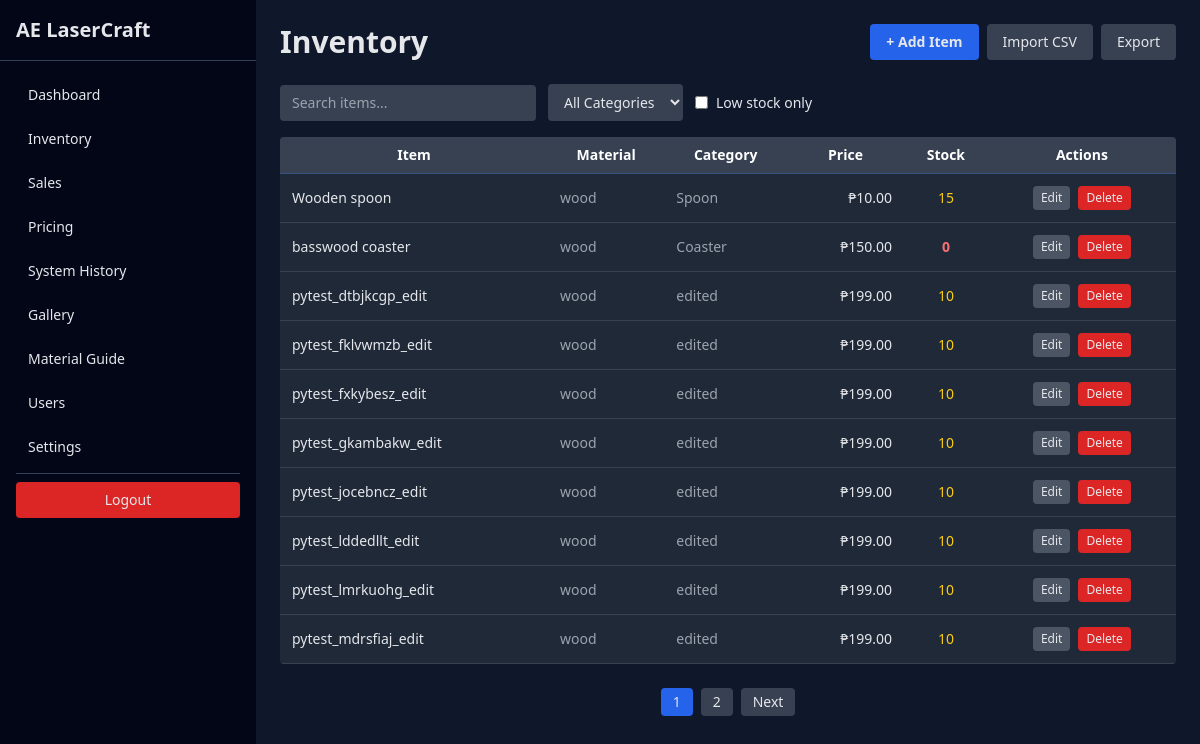
Before: /inventory (signed in) with the older database file.
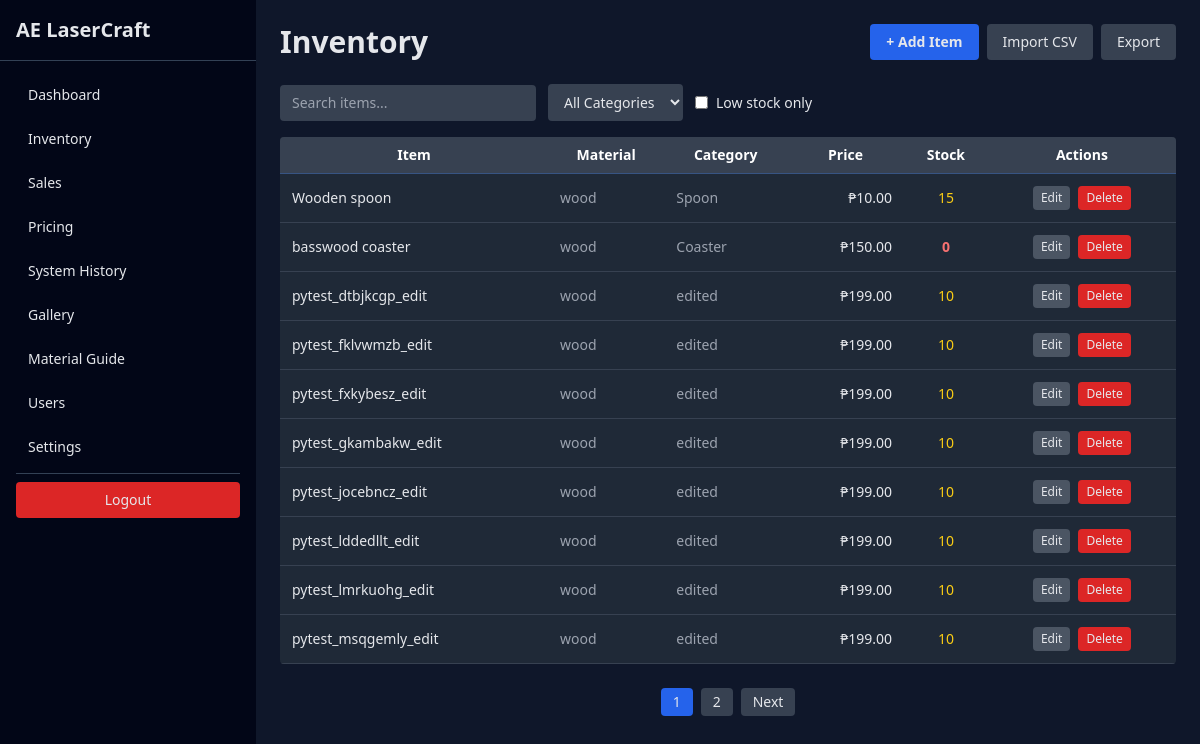
After: the same page with the newer database file.
### tables this page shows
CREATE TABLE products (
        id INTEGER PRIMARY KEY,
        name TEXT UNIQUE,
        price REAL,
        stock INTEGER
    , is_deleted INTEGER DEFAULT 0, category TEXT DEFAULT 'product', material_type TEXT);

### app.py (the view)
@app.route("/inventory")
@login_required
def inventory():
    if current_user.role not in ["admin", "staff"]:
        return redirect("/")
    page = int(request.args.get("page", 1))
    per_page = 10
    offset = (page - 1) * per_page
    conn = connect()
    c = conn.cursor()
    c.execute("SELECT COUNT(*) FROM products WHERE is_deleted = 0")
    total = c.fetchone()[0]
    pages = ceil(total / per_page)
    c.execute("""
        SELECT id, name, material_type, category, price, stock
        FROM products
        WHERE is_deleted = 0
        ORDER BY name
        LIMIT ? OFFSET ?
    """, (per_page, offset))
    items = c.fetchall()
    conn.close()
    return render_template(
        "inventory.html",
        items=items,
        is_admin=current_user.role == "admin",
        page=page,
        pages=pages
    )

### app.py (called while the page is built)
def load_user_settings_safe():
    if not current_user.is_authenticated:
        return {}
    conn = connect()
    c = conn.cursor()
    c.execute(
        "SELECT settings FROM user_settings WHERE user_id = ?",
        (current_user.id,)
    )
    row = c.fetchone()
    conn.close()
    if not row or not row[0]:
        return {}
    try:
        return json.loads(row[0])
    except Exception:
        return {}

@app.context_processor
def inject_globals():
    return {
        "settings": load_user_settings_safe(),
        "is_admin": (
            current_user.is_authenticated
            and current_user.role == "admin"
        )
    }

@login_manager.user_loader
def load_user(user_id):
    conn = connect()
    c = conn.cursor()
    c.execute("SELECT id, username, role FROM users WHERE id=?", (user_id,))
    u = c.fetchone()
    conn.close()
    return User(*u) if u else None

### auth.py (called while the page is built)
    @property
    def is_active(self):
        return self._is_active

### database.py (called while the page is built)
def is_postgres():
    return bool(os.environ.get("DATABASE_URL"))

def connect():
    if is_postgres():
        return connect_postgres()
    else:
        return connect_sqlite()

def connect_sqlite():
    return sqlite3.connect("data/database.db")

### templates/inventory.html (shortened to what this page needs)
{% extends "base.html" %}
{% block content %}
<div class="flex justify-between items-center mb-6">
  <h2 class="text-3xl font-bold">Inventory</h2>
  <div class="flex gap-2">
    <button
      id="addItemBtn"
      class="bg-blue-600 hover:bg-blue-500 px-4 py-2 rounded text-sm font-semibold">
      + Add Item
    </button>
    <button
      id="importBtn"
      class="bg-gray-700 hover:bg-gray-600 px-4 py-2 rounded text-sm">
      Import CSV
    </button>
    <a
      href="/inventory/export"
      class="bg-gray-700 hover:bg-gray-600 px-4 py-2 rounded text-sm">
      Export
    </a>
  </div>
</div>
<div class="flex flex-wrap gap-3 mb-4 items-center">
  <input
    id="inventorySearch"
    type="text"
    placeholder="Search items..."
    class="bg-gray-700 px-3 py-2 rounded text-sm outline-none w-64"
    oninput="filterInventory()">
  <select
    id="categoryFilter"
    class="bg-gray-700 px-3 py-2 rounded text-sm outline-none"
    onchange="filterInventory()">
    <option value="">All Categories</option>
      {% set categories = [] %}
      {% for item in items %}
        {% if item[2] and item[2] not in categories %}
          {% set _ = categories.append(item[2]) %}
        {% endif %}
      {% endfor %}
  </select>
  <label class="flex items-center gap-2 text-sm cursor-pointer">
    <input
      type="checkbox"
      id="lowStockFilter"
      onchange="filterInventory()">
    Low stock only
  </label>
</div>
<div class="bg-gray-800 rounded overflow-x-auto">
<table class="min-w-full text-sm">
<thead class="bg-gray-700 text-gray-200">
<tr>
  <th>Item</th>
  <th>Material</th>
  <th>Category</th>
  <th>Price</th>
  <th>Stock</th>
  <th>Actions</th>
</tr>
</thead>
<tbody>
{% for item in items %}
<tr
  class="inventory-row border-b border-gray-700"
  data-name="{{ item[1] | lower }}"
  data-category="{{ item[2] | lower }}"
  data-stock="{{ item[4] }}">
  <td class="p-3 font-medium">{{ item[1] }}</td>
  <td class="p-3 text-gray-400">{{ item[2] or '—' }}</td>
  <td class="p-3 text-gray-400">{{ item[3] or '—' }}</td>
  <td class="p-3 text-right">
    ₱{{ "%.2f"|format(item[4]) }}
  </td>
  <td class="p-3 text-center">
    {% if item[5] <= 5 %}
      <span class="text-red-400 font-semibold">{{ item[5] }}</span>
    {% elif item[5] <= 15 %}
      <span class="text-yellow-400">{{ item[5] }}</span>
    {% else %}
      <span class="text-green-400">{{ item[5] }}</span>
    {% endif %}
  </td>
  <td class="p-3 text-center flex gap-2 justify-center">
    <button class="edit-btn bg-gray-600 hover:bg-gray-500 px-2 py-1 rounded text-xs" data-id="{{ item[0] }}">Edit</button>
    {% if is_admin %}
    <button
      type="button"
      class="delete-btn bg-red-600 hover:bg-red-500 px-2 py-1 rounded text-xs"
      data-id="{{ item[0] }}">
      Delete
    </button>
    {% endif %}
  </td>
</tr>
{% endfor %}
</tbody>
</table>
</div>
{% if pages > 1 %}
<div class="flex justify-center mt-6 gap-2 text-sm">
  {% for p in range(1, pages+1) %}
    <a href="/inventory?page={{ p }}"
       class="px-3 py-1 rounded
       {% if p == page %}bg-blue-600{% else %}bg-gray-700 hover:bg-gray-600{% endif %}">
      {{ p }}
    </a>
  {% endfor %}
  {% if page < pages %}
  <a href="/inventory?page={{ page+1 }}"
     class="px-3 py-1 bg-gray-700 rounded hover:bg-gray-600">
    Next
  </a>
  {% endif %}
</div>
{% endif %}
{% endblock %}

### templates/base.html (shortened to what this page needs)
<!DOCTYPE html>
<html lang="en">
<head>
  <script src="https://cdn.tailwindcss.com"></script>
  <link rel="stylesheet" href="{{ url_for('static', filename='css/style.css') }}">
</head>
<body data-is-admin="{{ 'true' if is_admin else 'false' }}"
      class="min-h-screen">
{% if current_user.is_authenticated %}
  <aside id="sidebar"
    class="bg-sidebar fixed top-0 left-0 h-screen w-64 z-40
           transform -translate-x-full md:translate-x-0">
    <div class="p-4 text-xl font-bold border-b border-slate-700">
      AE LaserCraft
    </div>
    <nav class="p-4 space-y-2 text-sm">
      <a href="/dashboard" data-nav="/dashboard" class="block px-3 py-2 rounded hover:bg-slate-700">Dashboard</a>
      <a href="/inventory" data-nav="/inventory" class="block px-3 py-2 rounded hover:bg-slate-700">Inventory</a>
      <a href="/sales" data-nav="/sales" class="block px-3 py-2 rounded hover:bg-slate-700">Sales</a>
      <a href="/pricing" data-nav="/pricing" class="block px-3 py-2 rounded hover:bg-slate-700">Pricing</a>
      <a href="/history" data-nav="/history" class="block px-3 py-2 rounded hover:bg-slate-700">System History</a>
      <a href="/gallery" data-nav="/gallery" class="block px-3 py-2 rounded hover:bg-slate-700">Gallery</a>
      <a href="/material_guide" data-nav="/material_guide" class="block px-3 py-2 rounded hover:bg-slate-700">Material Guide</a>
      {% if is_admin %}
      <a href="/users" data-nav="/users" class="block px-3 py-2 rounded hover:bg-slate-700">
        Users
      </a>
      {% endif %}
      <a href="/settings" data-nav="/settings" class="block px-3 py-2 rounded hover:bg-slate-700">
        Settings
      </a>
      <hr class="border-slate-700 my-4">
      <a href="/logout"
         class="block mt-6 px-3 py-2 rounded bg-red-600 hover:bg-red-700 text-center">
        Logout
      </a>
    </nav>
  </aside>
{% endif %}
<main class="{% if current_user.is_authenticated %}
              md:ml-64 pt-20 md:pt-6 p-4 md:p-6 transition-all
            {% else %}
              min-h-screen flex items-center justify-center
            {% endif %}">
  {% block content %}{% endblock %}
</main>
</body>
</html>

### static/css/style.css (style rules this page uses)
:root { --bg: #0f172a; --sidebar: #020617; --card: #111827; --text: #e5e7eb; --accent: #22c55e; }
body { background-color: var(--bg); color: var(--text); transition: background-color 0.3s, color 0.3s; }
.bg-sidebar { background-color: var(--sidebar); }
#sidebar { transition: transform 0.3s ease; }
table thead { background-color: color-mix(in srgb, var(--accent) 12%, transparent); }
table thead th { color: white; font-weight: 600; padding: 0.5rem; border-bottom: 1px solid color-mix(in srgb, var(--accent) 30%, transparent); }

Changed rows visible on the page:
no longer on this page (row edited): products: name "pytest_mdrsfiaj_edit", material_type "wood", category "edited", price "199.00", stock "10"
now on this page (row unchanged): products: name "pytest_msqgemly_edit", material_type "wood", category "edited", price "199.00", stock "10"
